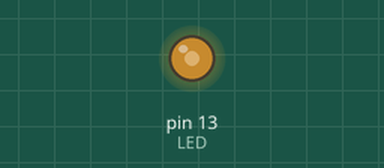
This sketch was run on a simulated Arduino Uno, built with avr-gcc and run on an emulated ATmega328P. Shown: output pins drawn as LEDs (lit = HIGH).

Above: at 3.2 s.
Timing chart, 0 to 40.0 s (numbered marks = the images above):
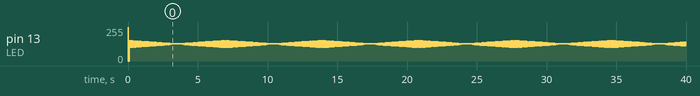

The sketch:

Badger_test.ino
```cpp
#define LED 13
 void setup()
{
pinMode(LED,OUTPUT);
}
void ledBlink(int times,int delay_time)
{
  for(int x= 0;x<times;x++)
  {
  digitalWrite(LED,HIGH);
  delay(delay_time);
  digitalWrite(LED,LOW);
  delay(delay_time);
  }
}
 void loop()
 {
	// this code has been written with pico
	// and pushed trough terminal
	int time = 8;
	int turns = 2;
	ledBlink(turns,time);
 }
```
